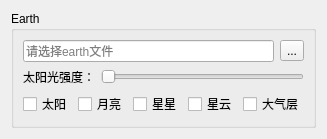
<?xml version="1.0" encoding="UTF-8"?>
<ui version="4.0">
 <class>EarthPropertyWgt</class>
 <widget class="QWidget" name="EarthPropertyWgt">
  <property name="geometry">
   <rect>
    <x>0</x>
    <y>0</y>
    <width>311</width>
    <height>126</height>
   </rect>
  </property>
  <property name="windowTitle">
   <string>Form</string>
  </property>
  <layout class="QGridLayout" name="gridLayout">
   <item row="0" column="0">
    <widget class="QGroupBox" name="groupBox">
     <property name="title">
      <string>Earth</string>
     </property>
     <layout class="QVBoxLayout" name="verticalLayout">
      <item>
       <layout class="QHBoxLayout" name="horizontalLayout">
        <item>
         <widget class="QLineEdit" name="lineEdit">
          <property name="readOnly">
           <bool>true</bool>
          </property>
          <property name="placeholderText">
           <string>请选择earth文件</string>
          </property>
         </widget>
        </item>
        <item>
         <widget class="QToolButton" name="toolButton">
          <property name="text">
           <string>...</string>
          </property>
         </widget>
        </item>
       </layout>
      </item>
      <item>
       <layout class="QHBoxLayout" name="horizontalLayout_3">
        <item>
         <widget class="QLabel" name="label">
          <property name="text">
           <string>太阳光强度：</string>
          </property>
         </widget>
        </item>
        <item>
         <widget class="QSlider" name="horizontalSlider">
          <property name="maximum">
           <number>1000000</number>
          </property>
          <property name="orientation">
           <enum>Qt::Horizontal</enum>
          </property>
         </widget>
        </item>
       </layout>
      </item>
      <item>
       <layout class="QHBoxLayout" name="horizontalLayout_2">
        <item>
         <widget class="QCheckBox" name="checkBox_sun">
          <property name="text">
           <string>太阳</string>
          </property>
         </widget>
        </item>
        <item>
         <widget class="QCheckBox" name="checkBox_moon">
          <property name="text">
           <string>月亮</string>
          </property>
         </widget>
        </item>
        <item>
         <widget class="QCheckBox" name="checkBox_star">
          <property name="text">
           <string>星星</string>
          </property>
         </widget>
        </item>
        <item>
         <widget class="QCheckBox" name="checkBox_nebula">
          <property name="text">
           <string>星云</string>
          </property>
         </widget>
        </item>
        <item>
         <widget class="QCheckBox" name="checkBox_atmosphere">
          <property name="text">
           <string>大气层</string>
          </property>
         </widget>
        </item>
       </layout>
      </item>
     </layout>
    </widget>
   </item>
  </layout>
 </widget>
 <resources/>
 <connections/>
</ui>
